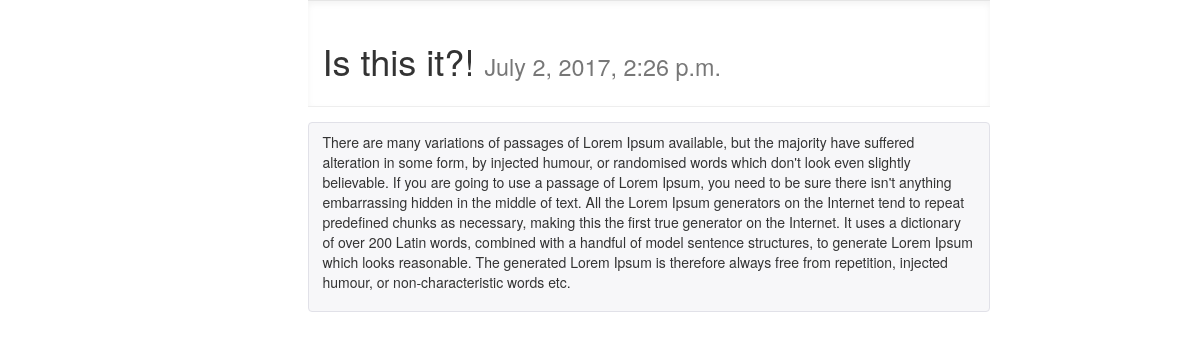
/posts/detail/4/, run on the app's committed database.
### posts/models.py (models this page shows, shortened)
class Post(models.Model):
    title = models.CharField(max_length=255)
    content = models.TextField()
    updated = models.DateTimeField(auto_now=True, auto_now_add=False)
    timestamp = models.DateTimeField(auto_now=False, auto_now_add=True)

### posts/views.py (the view)
# urls.py: url(r'^detail/(?P<post_id>\d+)/$',post_detail, name="detail"),
def post_detail(request,post_id):
    instance = get_object_or_404(Post, id=post_id)
    context = {
    "instance": instance,
    "title": "Detail",
    }
    return render(request, 'post_detail.html', context)

### posts/templates/post_detail.html (shortened to what this page needs)
{% extends "base.html" %}
{% block content %}
<div class="row">
    <div class="col-sm-7 col-sm-offset-3">
       <div class="bs-example">
       <h1>{{instance.title}} <small>{{instance.timestamp}}</small></h1>
       </div>
        <figure class="highlight">{{instance.content| linebreaks}}</figure>
    </div>
</div>
{% endblock content %}

### posts/static/css/base.css (style rules this page uses)
h1 { color:#342D7E; }
.bs-example { position: relative; padding: 20px 15px 15px; margin: 0 -15px 15px; border-color: #e5e5e5 #eee #eee; border-style: solid; border-width: 1px 0; -webkit-box-shadow: inset 0 3px 6px rgba(0,0,0,.05); box-shadow: inset 0 3px 6px rgba(0,0,0,.05); }
.highlight { padding: 9px 14px; margin: 0 -15px 15px; background-color: #f7f7f9; border: 1px solid #e1e1e8; border-radius: 4px; }

### data on the page
Post: title "Is this it?!", timestamp "July 2, 2017, 2:26 p.m.", content "There are many variations of passages of Lorem Ipsum available, but the majority have suffered alteration in some form, by injected humour, or randomised words which don't look even slightly believable. If you are going to use a passage of Lorem Ipsum, you need to be sure there isn't anything embarrassing hidden in the middle of text. All the Lorem Ipsum generators on the Internet tend to repeat predefined chunks as necessary, making this the first true generator on the Internet. It uses a dictionary of over 200 Latin words, combined with a handful of model sentence structures, to generate Lorem Ipsum which looks reasonable. The generated Lorem Ipsum is therefore always free from…"
